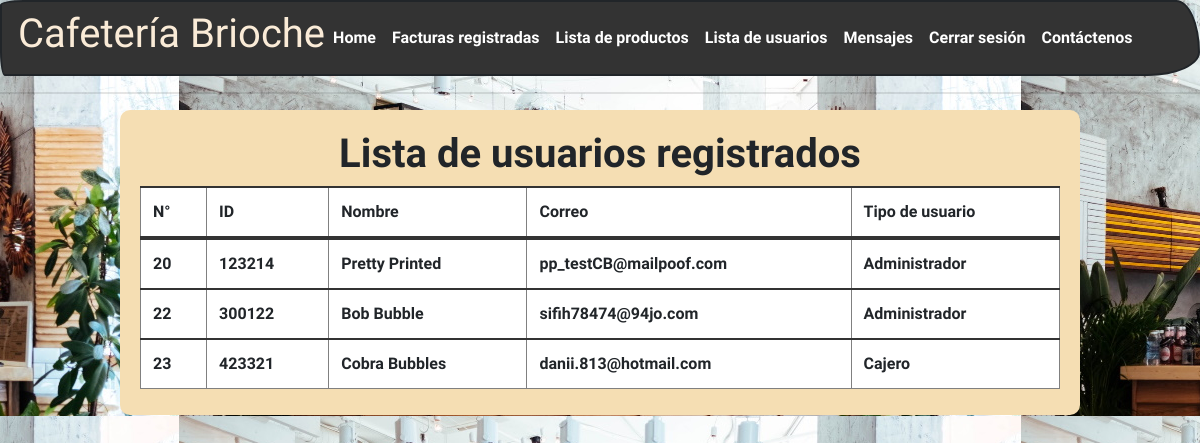
/usuarios/ (signed in), run on the app's committed database.
### app.py (models this page shows, shortened)
class Cajeros(UserMixin, db.Model):
    __tablename__ = 'cajeros'
    id = db.Column(db.Integer, primary_key=True)
    idtrabajo = db.Column(db.Integer, unique = True)
    nombre = db.Column(db.String)
    correo = db.Column(db.String)
    contrasena = db.Column(db.String)
    admin = db.Column(db.Boolean)
    confirmacion = db.Column(db.Boolean)

### app.py (the view)
@app.route('/usuarios/')
@login_required
def usuarios():
  usuarios = sql_select_usuarios()
  return render_template('/usuarios.html', usuarios = usuarios,titulo="Usuarios registrados - Cafetería Brioche")

### app.py (called while the page is built)
@login_manager.user_loader
def load_user(user_id):
    return Cajeros.query.get(int(user_id))

def Conexion():
    try:
        con=sqlite3.connect('DB/CafeteriaBrioche.db')
        return con
    except Error:
        print(Error)

def sql_select_usuarios(entrada = None):
    if(entrada is not None):
        strsql = "select * from cajeros where idtrabajo = {};".format(entrada)
        con = Conexion()
        cursorObj = con.cursor()
        cursorObj.execute(strsql)
        usuarios = cursorObj.fetchall()
        return usuarios
    else:
        strsql = "select * from cajeros;"
        con = Conexion()
        cursorObj = con.cursor()
        cursorObj.execute(strsql)
        usuarios = cursorObj.fetchall()
        return usuarios

### templates/usuarios.html
{% extends "base.html" %}
{% block contenido %}
<div id="content-wrap">
  <center>
  <h1><b>Lista de usuarios registrados</b></h1>
    <table id="tabel" border="1">
      <table id="tabel" border="1" class="table table-hover">
        <thead>
          <tr>
            <th scope="col">N°</th>
            <th scope="col">ID</th>
            <th scope="col">Nombre</th>
            <th scope="col">Correo</th>
            <th scope="col">Tipo de usuario</th>
          </tr>
          </thead>
      <tbody>
        {% for usu in usuarios %}
        <tr>
          <td>{% print(usu[0]) %}</td>
          <td>{% print(usu[1]) %}</td>
          <td>{% print(usu[2]) %}</td>
          <td>{% print(usu[3]) %}</td>
          <td>
            {%if usu[5] == 0%}
              Cajero
            {%else%}
              Administrador
            {%endif%}
          </td>
        </tr>
        {% endfor %}
      </tbody>
    </table>
  </center>
</div>
{%endblock%}

### static/css/Estilo.css (style rules this page uses)
body { margin: 0px;background-position: center; }
#content-wrap { background-color:wheat;width: 80%;border-radius: 10px;margin: auto;padding-right: 10px;padding: 20px 20px 10px; }

### data on the page
Cajeros: id "20", idtrabajo "123214", nombre "Pretty Printed", correo "pp_testCB@mailpoof.com", admin "Administrador"
Cajeros: id "22", idtrabajo "300122", nombre "Bob Bubble", correo "sifih78474@94jo.com", admin "Administrador"
Cajeros: id "23", idtrabajo "423321", nombre "Cobra Bubbles", correo "danii.813@hotmail.com", admin "Cajero"
